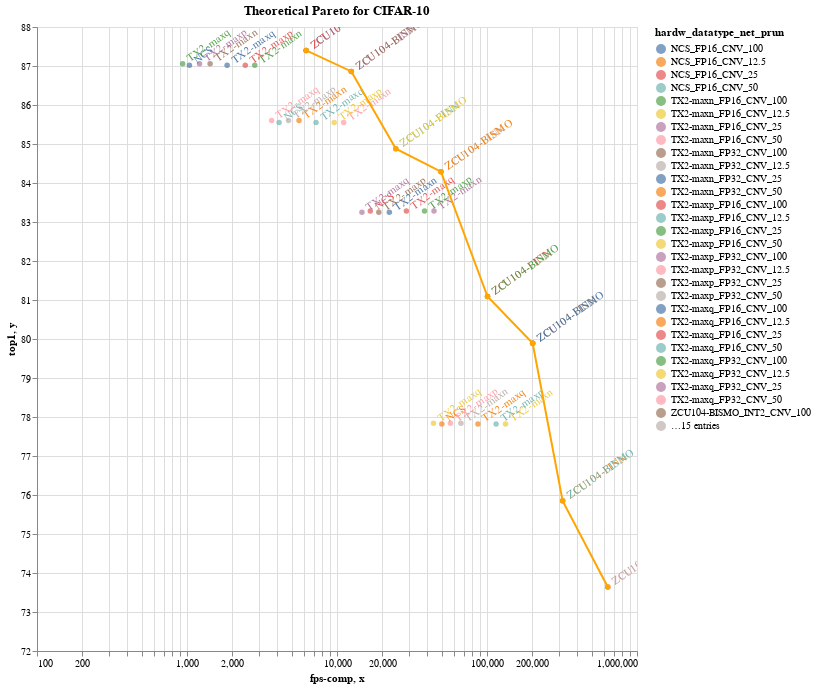

The notebook cell this image was saved under:
### Markdown cell above
### CIFAR-10

### Code cell
%run scripts/overlapped_pareto.py
theor_pareto(net_keyword='cifar', title= 'Theoretical Pareto for CIFAR-10')

### Figure 1 — Vega-Lite specification as saved in the notebook (floating-point values rounded to 4 significant figures)
{"config": {"view": {"continuousWidth": 400, "continuousHeight": 300}}, "layer": [{"mark": {"type": "point", "filled": true}, "encoding": {"color": {"type": "nominal", "field": "hardw_datatype_net_prun"}, "tooltip": [{"type": "nominal", "field": "hardw_datatype_net_prun"}, {"type": "quantitative", "field": "fps-comp"}, {"type": "nominal", "field": "top1"}], "x": {"type": "quantitative", "field": "fps-comp", "scale": {"type": "log"}}, "y": {"type": "quantitative", "field": "top1", "scale": {"zero": false}}}, "height": 624.0, "selection": {"selector011": {"type": "interval", "bind": "scales", "encodings": ["x", "y"]}}, "title": "Theoretical Pareto for CIFAR-10", "width": 600}, {"mark": {"type": "text", "align": "left", "angle": 325, "baseline": "middle", "dx": 7}, "encoding": {"color": {"type": "nominal", "field": "hardw_datatype_net_prun"}, "text": {"type": "nominal", "field": "hardw"}, "tooltip": [{"type": "nominal", "field": "hardw_datatype_net_prun"}, {"type": "quantitative", "field": "fps-comp"}, {"type": "nominal", "field": "top1"}], "x": {"type": "quantitative", "field": "fps-comp", "scale": {"type": "log"}}, "y": {"type": "quantitative", "field": "top1", "scale": {"zero": false}}}, "height": 624.0, "title": "Theoretical Pareto for CIFAR-10", "width": 600}, {"data": {"name": "data-6ab9f122e8e665fc58f751a7af3977ce"}, "mark": {"type": "line", "point": true}, "encoding": {"color": {"value": "#FFA500"}, "tooltip": [{"type": "nominal", "field": "group"}, {"type": "quantitative", "field": "x"}, {"type": "nominal", "field": "y"}], "x": {"type": "quantitative", "field": "x", "scale": {"type": "log"}}, "y": {"type": "quantitative", "field": "y", "scale": {"zero": false}}}, "selection": {"selector010": {"type": "interval", "bind": "scales", "encodings": ["x", "y"]}}}], "data": {"name": "data-527c4cd7c46d66f5e5b9674efea0fd4f"}, "$schema": "https://vega.github.io/schema/vega-lite/v4.0.2.json", "datasets": {"data-527c4cd7c46d66f5e5b9674efea0fd4f": [{"hardw_datatype_net_prun": "ZCU104-FINN_INT2_CNV_100", "hardw": "ZCU104-FINN", "network": "CNV", "fps-comp": 12460.0, "top1": "86.86", "type": "theoretical"}, {"hardw_datatype_net_prun": "ZCU104-BISMO_INT2_CNV_100", "hardw": "ZCU104-BISMO", "network": "CNV", "fps-comp": 12460.0, "top1": "86.86", "type": "theoretical"}, {"hardw_datatype_net_prun": "ZCU104-FINN_INT2_CNV_50", "hardw": "ZCU104-FINN", "network": "CNV", "fps-comp": 49330.0, "top1": "84.29", "type": "theoretical"}, {"hardw_datatype_net_prun": "ZCU104-BISMO_INT2_CNV_50", "hardw": "ZCU104-BISMO", "network": "CNV", "fps-comp": 49330.0, "top1": "84.29", "type": "theoretical"}, {"hardw_datatype_net_prun": "ZCU104-FINN_INT2_CNV_25", "hardw": "ZCU104-FINN", "network": "CNV", "fps-comp": 201600.0, "top1": "79.89", "type": "theoretical"}, {"hardw_datatype_net_prun": "ZCU104-BISMO_INT2_CNV_25", "hardw": "ZCU104-BISMO", "network": "CNV", "fps-comp": 201600.0, "top1": "79.89", "type": "theoretical"}, {"hardw_datatype_net_prun": "ZCU104-FINN_INT2_CNV_12.5", "hardw": "ZCU104-FINN", "network": "CNV", "fps-comp": 638600.0, "top1": "73.64", "type": "theoretical"}, {"hardw_datatype_net_prun": "ZCU104-BISMO_INT2_CNV_12.5", "hardw": "ZCU104-BISMO", "network": "CNV", "fps-comp": 638600.0, "top1": "73.64", "type": "theoretical"}, {"hardw_datatype_net_prun": "ZCU104-FINN_INT4_CNV_100", "hardw": "ZCU104-FINN", "network": "CNV", "fps-comp": 6229.0, "top1": "87.4", "type": "theoretical"}, {"hardw_datatype_net_prun": "ZCU104-BISMO_INT4_CNV_100", "hardw": "ZCU104-BISMO", "network": "CNV", "fps-comp": 6229.0, "top1": "87.4", "type": "theoretical"}, {"hardw_datatype_net_prun": "ZCU104-FINN_INT4_CNV_50", "hardw": "ZCU104-FINN", "network": "CNV", "fps-comp": 24670.0, "top1": "84.88", "type": "theoretical"}, {"hardw_datatype_net_prun": "ZCU104-BISMO_INT4_CNV_50", "hardw": "ZCU104-BISMO", "network": "CNV", "fps-comp": 24670.0, "top1": "84.88", "type": "theoretical"}, {"hardw_datatype_net_prun": "ZCU104-FINN_INT4_CNV_25", "hardw": "ZCU104-FINN", "network": "CNV", "fps-comp": 100800.0, "top1": "81.09", "type": "theoretical"}, {"hardw_datatype_net_prun": "ZCU104-BISMO_INT4_CNV_25", "hardw": "ZCU104-BISMO", "network": "CNV", "fps-comp": 100800.0, "top1": "81.09", "type": "theoretical"}, {"hardw_datatype_net_prun": "ZCU104-FINN_INT4_CNV_12.5", "hardw": "ZCU104-FINN", "network": "CNV", "fps-comp": 319300.0, "top1": "75.85", "type": "theoretical"}, {"hardw_datatype_net_prun": "ZCU104-BISMO_INT4_CNV_12.5", "hardw": "ZCU104-BISMO", "network": "CNV", "fps-comp": 319300.0, "top1": "75.85", "type": "theoretical"}, {"hardw_datatype_net_prun": "TX2-maxn_FP16_CNV_100", "hardw": "TX2-maxn", "network": "CNV", "fps-comp": 2830.0, "top1": "87.02", "type": "theoretical"}, {"hardw_datatype_net_prun": "TX2-maxp_FP16_CNV_100", "hardw": "TX2-maxp", "network": "CNV", "fps-comp": 2447.0, "top1": "87.02", "type": "theoretical"}, {"hardw_datatype_net_prun": "TX2-maxq_FP16_CNV_100", "hardw": "TX2-maxq", "network": "CNV", "fps-comp": 1851.0, "top1": "87.02", "type": "theoretical"}, {"hardw_datatype_net_prun": "NCS_FP16_CNV_100", "hardw": "NCS", "network": "CNV", "fps-comp": 1038.0, "top1": "87.02", "type": "theoretical"}, {"hardw_datatype_net_prun": "TX2-maxn_FP16_CNV_50", "hardw": "TX2-maxn", "network": "CNV", "fps-comp": 11080.0, "top1": "85.55", "type": "theoretical"}, {"hardw_datatype_net_prun": "TX2-maxp_FP16_CNV_50", "hardw": "TX2-maxp", "network": "CNV", "fps-comp": 9583.0, "top1": "85.55", "type": "theoretical"}, {"hardw_datatype_net_prun": "TX2-maxq_FP16_CNV_50", "hardw": "TX2-maxq", "network": "CNV", "fps-comp": 7250.0, "top1": "85.55", "type": "theoretical"}, {"hardw_datatype_net_prun": "NCS_FP16_CNV_50", "hardw": "NCS", "network": "CNV", "fps-comp": 4111.0, "top1": "85.55", "type": "theoretical"}, {"hardw_datatype_net_prun": "TX2-maxn_FP16_CNV_25", "hardw": "TX2-maxn", "network": "CNV", "fps-comp": 44330.0, "top1": "83.28", "type": "theoretical"}, {"hardw_datatype_net_prun": "TX2-maxp_FP16_CNV_25", "hardw": "TX2-maxp", "network": "CNV", "fps-comp": 38330.0, "top1": "83.28", "type": "theoretical"}, {"hardw_datatype_net_prun": "TX2-maxq_FP16_CNV_25", "hardw": "TX2-maxq", "network": "CNV", "fps-comp": 29000.0, "top1": "83.28", "type": "theoretical"}, {"hardw_datatype_net_prun": "NCS_FP16_CNV_25", "hardw": "NCS", "network": "CNV", "fps-comp": 16670.0, "top1": "83.28", "type": "theoretical"}, {"hardw_datatype_net_prun": "TX2-maxn_FP16_CNV_12.5", "hardw": "TX2-maxn", "network": "CNV", "fps-comp": 133000.0, "top1": "77.82", "type": "theoretical"}, {"hardw_datatype_net_prun": "TX2-maxp_FP16_CNV_12.5", "hardw": "TX2-maxp", "network": "CNV", "fps-comp": 115000.0, "top1": "77.82", "type": "theoretical"}, {"hardw_datatype_net_prun": "TX2-maxq_FP16_CNV_12.5", "hardw": "TX2-maxq", "network": "CNV", "fps-comp": 87000.0, "top1": "77.82", "type": "theoretical"}, {"hardw_datatype_net_prun": "NCS_FP16_CNV_12.5", "hardw": "NCS", "network": "CNV", "fps-comp": 50000.0, "top1": "77.82", "type": "theoretical"}, {"hardw_datatype_net_prun": "TX2-maxn_FP32_CNV_100", "hardw": "TX2-maxn", "network": "CNV", "fps-comp": 1426.0, "top1": "87.06", "type": "theoretical"}, {"hardw_datatype_net_prun": "TX2-maxp_FP32_CNV_100", "hardw": "TX2-maxp", "network": "CNV", "fps-comp": 1213.0, "top1": "87.06", "type": "theoretical"}, {"hardw_datatype_net_prun": "TX2-maxq_FP32_CNV_100", "hardw": "TX2-maxq", "network": "CNV", "fps-comp": 936.2, "top1": "87.06", "type": "theoretical"}, {"hardw_datatype_net_prun": "TX2-maxn_FP32_CNV_50", "hardw": "TX2-maxn", "network": "CNV", "fps-comp": 5583.0, "top1": "85.6", "type": "theoretical"}, {"hardw_datatype_net_prun": "TX2-maxp_FP32_CNV_50", "hardw": "TX2-maxp", "network": "CNV", "fps-comp": 4750.0, "top1": "85.6", "type": "theoretical"}, {"hardw_datatype_net_prun": "TX2-maxq_FP32_CNV_50", "hardw": "TX2-maxq", "network": "CNV", "fps-comp": 3667.0, "top1": "85.6", "type": "theoretical"}, {"hardw_datatype_net_prun": "TX2-maxn_FP32_CNV_25", "hardw": "TX2-maxn", "network": "CNV", "fps-comp": 22330.0, "top1": "83.25", "type": "theoretical"}, {"hardw_datatype_net_prun": "TX2-maxp_FP32_CNV_25", "hardw": "TX2-maxp", "network": "CNV", "fps-comp": 19000.0, "top1": "83.25", "type": "theoretical"}, {"hardw_datatype_net_prun": "TX2-maxq_FP32_CNV_25", "hardw": "TX2-maxq", "network": "CNV", "fps-comp": 14670.0, "top1": "83.25", "type": "theoretical"}, {"hardw_datatype_net_prun": "TX2-maxn_FP32_CNV_12.5", "hardw": "TX2-maxn", "network": "CNV", "fps-comp": 67000.0, "top1": "77.84", "type": "theoretical"}, {"hardw_datatype_net_prun": "TX2-maxp_FP32_CNV_12.5", "hardw": "TX2-maxp", "network": "CNV", "fps-comp": 57000.0, "top1": "77.84", "type": "theoretical"}, {"hardw_datatype_net_prun": "TX2-maxq_FP32_CNV_12.5", "hardw": "TX2-maxq", "network": "CNV", "fps-comp": 44000.0, "top1": "77.84", "type": "theoretical"}], "data-6ab9f122e8e665fc58f751a7af3977ce": [{"x": 6229.0, "y": "87.4", "group": "ZCU104-BISMO_INT4_CNV_100"}, {"x": 12460.0, "y": "86.86", "group": "ZCU104-BISMO_INT2_CNV_100"}, {"x": 24670.0, "y": "84.88", "group": "ZCU104-BISMO_INT4_CNV_50"}, {"x": 49330.0, "y": "84.29", "group": "ZCU104-FINN_INT2_CNV_50"}, {"x": 100800.0, "y": "81.09", "group": "ZCU104-BISMO_INT4_CNV_25"}, {"x": 201600.0, "y": "79.89", "group": "ZCU104-BISMO_INT2_CNV_25"}, {"x": 319300.0, "y": "75.85", "group": "ZCU104-BISMO_INT4_CNV_12.5"}, {"x": 638600.0, "y": "73.64", "group": "ZCU104-BISMO_INT2_CNV_12.5"}]}}
